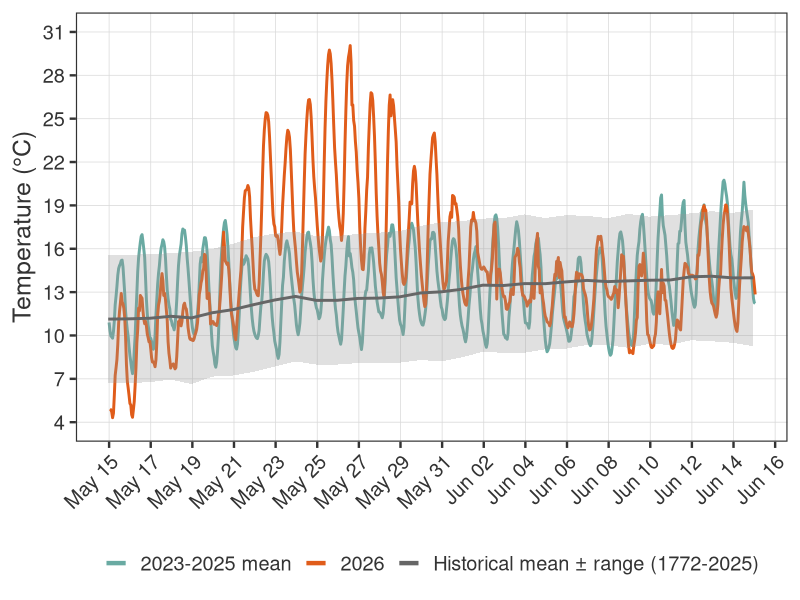

This figure's R source:
## ---- chunk 1
library(readr)
library(dplyr)
library(ggplot2)
## ---- chunk 2
combined_temperature_data <- read_csv("combined_temperature_data.csv")
## ---- chunk 3
summarise_period <- function(data, period_dates, label) {
  data %>%
    filter(date %in% period_dates) %>%
    summarise(
      period                  = label,
      n_days                  = n(),

      # Mean temperature values in each period
      mean_temp_2026          = mean(temp_2026, na.rm = TRUE),
      mean_temp_2023_2025     = mean(temp_hist, na.rm = TRUE),
      se_temp_2023_2025       = sqrt(sum(se_hist^2, na.rm = TRUE)) / n_days,
      mean_temp_cet           = mean(temp_cet,  na.rm = TRUE),
      se_temp_cet             = sqrt(sum(se_cet^2,  na.rm = TRUE)) / n_days,
      max_temp_2026           = max(temp_2026, na.rm = TRUE),

      # Differences between heatwave year and hitorical data
      mean_diff_vs_2023_2025  = mean(diff_vs_2023_2025, na.rm = TRUE),
      se_diff_vs_2023_2025    = sqrt(sum(diff_vs_2023_2025_se^2, na.rm = TRUE)) / n_days,

      mean_diff_vs_cet_degC   = mean(diff_vs_cet, na.rm = TRUE),
      se_diff_vs_cet_degC     = sqrt(sum(diff_vs_cet_se^2, na.rm = TRUE)) / n_days,

      mean_diff_vs_cet_SD     = mean(diff_vs_cet_sd, na.rm = TRUE)
    )
}

period_full  <- seq(as.Date("2026-05-22"), as.Date("2026-05-29"), by = "day")
period_peak  <- seq(as.Date("2026-05-25"), as.Date("2026-05-26"), by = "day")

results <- bind_rows(
  summarise_period(combined_temperature_data, period_full, "22–29 May 2026"),
  summarise_period(combined_temperature_data, period_peak, "25–27 May 2026")
)

results
## ---- chunk 4
hist_ribbon <- read_csv("hist_ribbon.csv")
mean_2023_2025 <- read_csv("mean_2023_2025.csv")
mean_2026 <- read_csv("mean_2026.csv")


trends_three_lines_2 <- ggplot() +
  geom_line(data = mean_2023_2025,
            aes(x = hour_common, y = mean_temp, colour = "2023-2025 mean"),
            linewidth = 1) +
  geom_line(data = mean_2026,
            aes(x = hour_common, y = mean_temp, colour = "2026"),
            linewidth = 1) +
    geom_ribbon(data = hist_ribbon,
              aes(x = hour_common, ymin = hist_min, ymax = hist_max,
                  fill = "Historical mean ± range (1772-2025)"),
              alpha = 0.3) +
  geom_line(data = hist_ribbon,
            aes(x = hour_common, y = (hist_min + hist_max) / 2,
                colour = "Historical mean ± range (1772-2025)"),
            linewidth = 1, linetype = "solid") +
  scale_colour_manual(values = c(
    "2026"                                = "#E05C1A",   # darker orange for white bg
    "2023-2025 mean"                      = "#69AAA2",   # deeper blue for white bg
    "Historical mean ± range (1772-2025)" = "grey40"     # dark grey instead of white
  )) +
  scale_fill_manual(values = c(
    "Historical mean ± range (1772-2025)" = "grey60"     # visible ribbon on white bg
  )) +
  guides(
    colour = guide_legend(
      override.aes = list(
        linetype  = c("solid", "solid", "solid"),
        linewidth = c(1.5, 1.5, 1.5),
        fill      = c(NA, NA, "grey60")
      )
    ),
    fill = "none"
  ) +
  scale_x_datetime(date_breaks = "2 days", date_labels = "%b %d") +
  scale_y_continuous(
    limits = c(4, 31),          # sets the axis range (min, max)
    breaks = seq(4, 31, by = 3) # controls where the tick marks/labels appear
  )+
  labs(x = NULL, y = "Temperature (°C)", colour = NULL) +
  theme_bw(base_size = 18) +
  theme(
    legend.position  = "bottom",
    axis.text.x      = element_text(angle = 45, hjust = 1),
    panel.grid.major = element_line(colour = "grey85",linewidth = 0.25),
    panel.grid.minor = element_blank(),
    axis.text        = element_text(colour = "grey20"),
    axis.title       = element_text(colour = "grey20"),
    legend.text      = element_text(colour = "grey20")
  )
  
trends_three_lines_2
